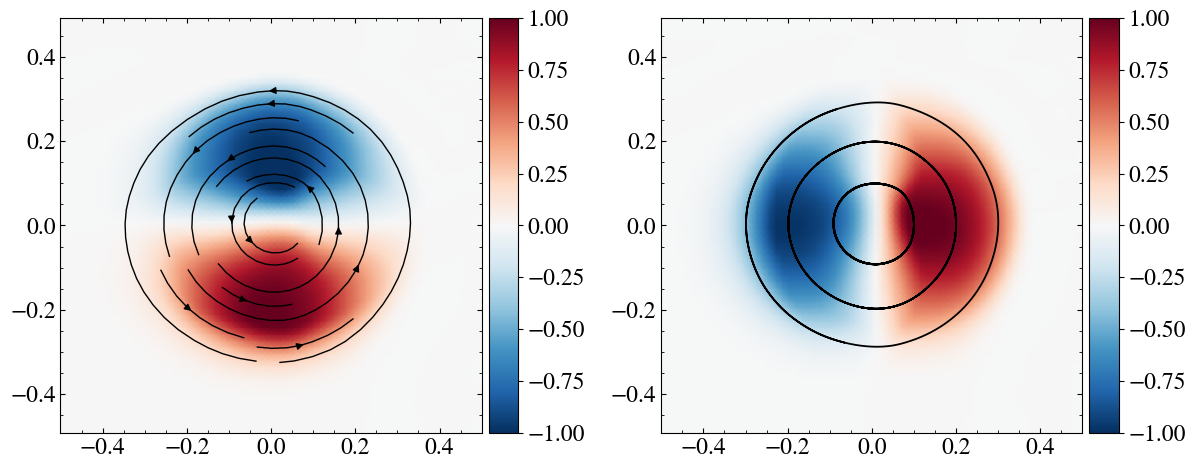

The Python source for this figure:
"""
Classical MHD Field loop test (configuration 5).

This test shows how to compute streamlines and field lines of the magnetic field
in a display with two subplots.

The package "os" is loaded to create the path to the directory
$PLUTO_DIR/Test_Problems/MHD/Field_Loop, where the MHD rotor test problem is
located.

The data is loaded into a pload object D and the Image class is created. The
display method is used to plot the x and y components of the magnetic field. The
find_fieldlines method is used to compute the field lines of the magnetic field.
The streamplot method is used to plot the streamlines of the magnetic field in
the first display, while the plot method is used to plot the field lines
previously computed. The image is then saved and shown on screen.
"""

# Loading the relevant packages
import pyPLUTO as pp
import os
import numpy as np

# Creating the path for the data directory
plutodir = os.environ['PLUTO_DIR']
wdir     = plutodir + '/Test_Problems/MHD/Field_Loop'

# Loading the data into a pload object D
D = pp.Load(path = wdir)

# Creating the image
I  = pp.Image(figsize = [13,5], suptitle = 'Test 05 - MHD Field loop test')

# Creating the subplots
ax = I.create_axes(ncol = 2, top = 0.91)

# Integrate the field line
lines = D.find_fieldlines(D.Bx1, D.Bx2,
                                 x1 = D.x1,
                                 x2 = D.x2,
                                 x0 = [0.1,0.2,0.3],
                                 y0 = [0.0,0.0,0.0],
                                 order = 'RK45',
                                 maxstep = 0.1,
                                 numsteps = 25000)

# Plotting the data
I.display(1000*D.Bx1, x1 = D.x1, x2 = D.x2,
                                 ax = 0,
                                 cmap = 'RdBu_r',
                                 aspect = 'equal',
                                 xrange = [-0.5,0.5],
                                 cpos = 'right',
                                 vmin = -1.5,
                                 vmax = 1.5,
                                 shading = 'gouraud',
                                 title = r'$B_x$',
                                 xtitle = 'x',
                                 ytitle = 'y')

I.display(1000*D.Bx2, x1 = D.x1, x2 = D.x2,
                                 ax = 1,
                                 cmap = 'RdBu_r',
                                 aspect = 'equal',
                                 xrange = [-0.5,0.5],
                                 cpos = 'right',
                                 vmin = -1.5,
                                 vmax = 1.5,
                                 shading = 'gouraud',
                                 title = r'$B_y$',
                                 xtitle = 'x')

# Plot the field lines in two different ways
I.streamplot(D.Bx1, D.Bx2, x1 = D.x1, x2 = D.x2,
                                      ax = 0,
                                      lw = 1.5,
                                      vmin = 1.e-4,
                                      c = 'k')

I.plot(lines[0][0], lines[0][1], ax = 1, c = 'k', lw = 1.5)
I.plot(lines[1][0], lines[1][1], ax = 1, c = 'k', lw = 1.5)
I.plot(lines[2][0], lines[2][1], ax = 1, c = 'k', lw = 1.5)

# Saving the image and showing the plots
I.savefig('test05_fieldloop.png')
pp.show()
